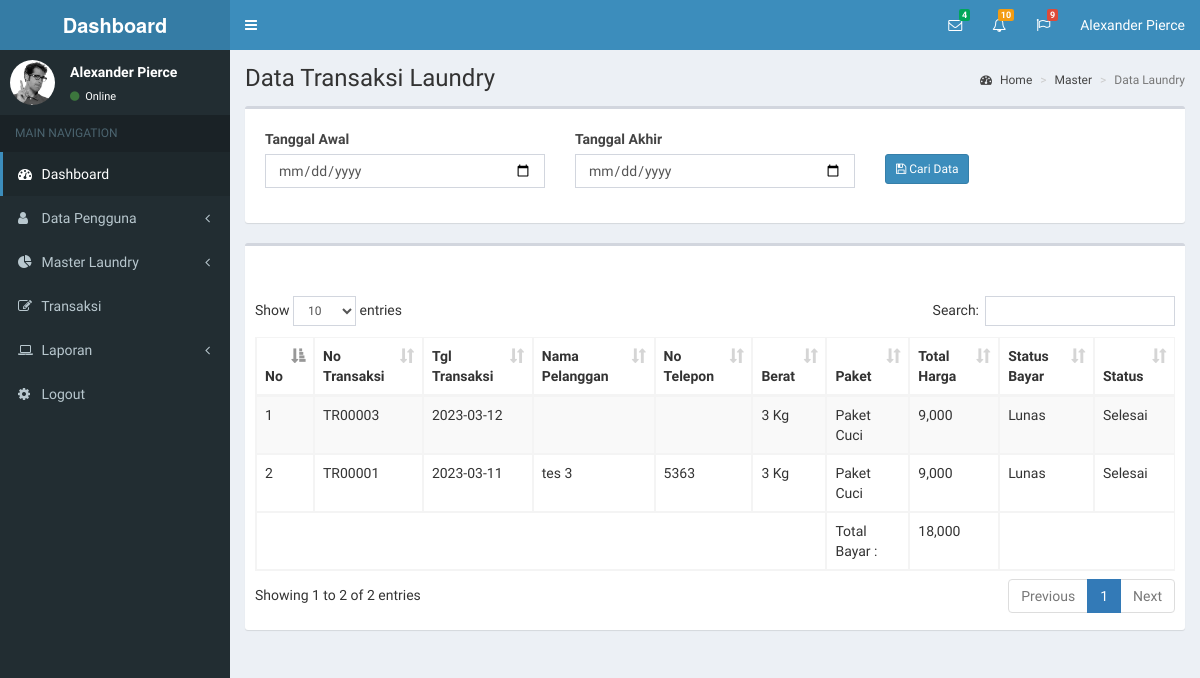
The page /laporanpembayaran on the database its author committed.
### tables this page shows
CREATE TABLE `tb_transaksi` (
  `id_transaksi` int(11) NOT NULL,
  `id_pelanggan` int(11) NOT NULL,
  `id_jenis_laundry` int(11) NOT NULL,
  `no_transaksi` varchar(10) NOT NULL,
  `harga_paket` int(7) NOT NULL,
  `berat_barang` int(3) NOT NULL,
  `total_harga` int(7) NOT NULL,
  `tgl_transaksi` date NOT NULL,
  `status_transaksi` varchar(25) NOT NULL,
  `status_bayar` varchar(25) NOT NULL,
  `catatan_pelanggan` text NOT NULL,
  `deleted` int(1) NOT NULL
);

CREATE TABLE `tb_jenis_laundry` (
  `id_jenis_laundry` int(11) NOT NULL,
  `nama_jenis_laundry` varchar(50) NOT NULL,
  `harga_jenis_laundry` varchar(6) NOT NULL,
  `deskripsi_jenis_laundry` text NOT NULL,
  `deleted` int(11) NOT NULL
);

CREATE TABLE `tb_pelanggan` (
  `id_pelanggan` int(11) NOT NULL,
  `nama_pelanggan` varchar(50) NOT NULL,
  `email_pelanggan` varchar(50) NOT NULL,
  `password_pelanggan` text NOT NULL,
  `no_telepon_pelanggan` varchar(13) NOT NULL,
  `alamat_pelanggan` text NOT NULL,
  `deleted` int(11) NOT NULL
);

### application/controllers/Dashboard_controller.php (called while the page is built, shortened)
<?php defined('BASEPATH')OR exit('No dirrect access allowed');
    class Dashboard_controller extends CI_Controller{
        public function __construct(){
            $this->load->model('Dashboard_model');
        }
        public function laporan_pembayaran(){
            $data['listtransaksi'] = $this->Dashboard_model->get_data_pembayaran_transaksi();
            $data['jumlahbayar'] = $this->Dashboard_model->get_data_jumlah_pembayaran_transaksi();
            $this->load->view('header/index-header-dashboard');
            $this->load->view('laporan/index-laporan-pembayaran',$data);
        }
    }
?>

### index.php (called while the page is built, shortened)
<?php
require_once BASEPATH.'core/CodeIgniter.php';

### application/models/Dashboard_model.php (called while the page is built, shortened)
<?php
    class Dashboard_model extends CI_Model{
        public function get_data_pembayaran_transaksi(){
            return $this->db->where('a.deleted',0)
                            ->where('a.status_bayar','Lunas')
                            ->select('a.*,b.*,c.*')
                            ->from('tb_transaksi a')
                            ->join('tb_pelanggan b','a.id_pelanggan = b.id_pelanggan','left')
                            ->join('tb_jenis_laundry c','a.id_jenis_laundry = c.id_jenis_laundry','left')
                            ->order_by('a.id_transaksi','DESC')
                            ->get()->result();
        }
        public function get_data_jumlah_pembayaran_transaksi(){
            return $this->db->where('a.deleted',0)
                            ->where('a.status_bayar','Lunas')
                            ->select('a.*,b.*,c.*,sum(a.total_harga) as total_pendapatan,sum(a.berat_barang) as total_berat_cuci')
                            ->from('tb_transaksi a')
                            ->join('tb_pelanggan b','a.id_pelanggan = b.id_pelanggan','left')
                            ->join('tb_jenis_laundry c','a.id_jenis_laundry = c.id_jenis_laundry','left')
                            ->order_by('a.id_transaksi','DESC')
                            ->get()->result();
        }
    }
?>

### application/views/laporan/index-laporan-pembayaran.php (the view, shortened to what this page needs)
<!DOCTYPE html>
<html>
  <head>
    <link rel="stylesheet" href="<?php echo base_url();?>assets/bootstrap/css/bootstrap.min.css">
    <link rel="stylesheet" href="https://maxcdn.bootstrapcdn.com/font-awesome/4.4.0/css/font-awesome.min.css">
    <link rel="stylesheet" href="https://code.ionicframework.com/ionicons/2.0.1/css/ionicons.min.css">
    <link rel="stylesheet" href="<?php echo base_url();?>assets/plugins/datatables/dataTables.bootstrap.css">
    <link rel="stylesheet" href="<?php echo base_url();?>assets/dist/css/AdminLTE.min.css">
    <link rel="stylesheet" href="<?php echo base_url();?>assets/dist/css/skins/_all-skins.min.css">
  </head>
  <body class="hold-transition skin-blue sidebar-mini">
    <div class="wrapper">
      <div class="content-wrapper">
        <section class="content-header">
          <h1>
            Data Transaksi Laundry
          </h1>
          <ol class="breadcrumb">
            <li><a href="#"><i class="fa fa-dashboard"></i> Home</a></li>
            <li><a href="#">Master</a></li>
            <li class="active">Data Laundry</li>
          </ol>
        </section>
        <section class="content">
          <div class="row">
            <div class="col-xs-12">
                <div class="box">
                    <div class="box-header">
                        <div class="box-body">
                            <form action="<?php echo base_url('carilaporanpembayaran');?>" method="POST">
                                <div class="row">
                                    <div class="col-md-4">
                                        <div class="form-group">
                                            <label>Tanggal Awal</label>
                                            <input type="date" name="tgl_awal" class="form-control" required>
                                        </div>
                                    </div>
                                    <div class="col-md-4">
                                        <div class="form-group">
                                            <label>Tanggal Akhir</label>
                                            <input type="date" name="tgl_akhir" class="form-control" required>
                                        </div>
                                    </div>
                                    <div class="col-md-4" style="padding-top:25px;!importan">
                                        <div class="form-group">
                                            <button type="submit"  class="btn btn-sm btn-primary"> <i class="fa fa-save"></i> Cari Data </button>
                                        </div>
                                    </div>
                                </div>
                            </form>
                        </div>
                    </div>
                </div>
            </div>
            <div class="col-xs-12">
              <div class="box">
                <div class="box-header">
                  <br>
                </div>
                <div class="box-body">
                  <table id="example1" class="table table-bordered table-striped">
                    <thead>
                      <tr>
                        <th width="10px">No</th>
                        <th>No Transaksi</th>
                        <th>Tgl Transaksi</th>
                        <th>Nama Pelanggan</th>
                        <th>No Telepon</th>
                        <th>Berat</th>
                        <th>Paket</th>
                        <th>Total Harga</th>
                        <th>Status Bayar</th>
                        <th>Status</th>
                      </tr>
                    </thead>
                    <tbody>
                      <?php
                        $no=1;
                        foreach($listtransaksi as $transaksi) {
                      ?>
                        <tr>
                          <td><?php echo $no++;?></td>
                          <td><?php echo $transaksi->no_transaksi;?></td>
                          <td><?php echo $transaksi->tgl_transaksi;?></td>
                          <td><?php echo $transaksi->nama_pelanggan;?></td>
                          <td><?php echo $transaksi->no_telepon_pelanggan;?></td>
                          <td><?php echo $transaksi->berat_barang;?> Kg</td>
                          <td><?php echo $transaksi->nama_jenis_laundry;?></td>
                          <td><?php echo number_format($transaksi->total_harga);?></td>
                          <td><?php echo $transaksi->status_bayar;?></td>
                          <td><?php echo $transaksi->status_transaksi;?></td>
                        </tr>
                        <?php } ?>
                    </tbody>
                    <tfoot>
                        <?php
                            foreach($jumlahbayar as $jumlah) {
                        ?>
                            <tr>
                                <td colspan="6"></td>
                                <td>Total Bayar :</td>
                                <td><?php echo number_format($jumlah->total_pendapatan);?></td>
                                <td colspan="2"></td>
                            </tr>
                        <?php } ?>
                    </tfoot>
                  </table>
                </div>
              </div>
            </div>
          </div>
        </section>
      </div>
    </div>
  </body>
</html>

### rows shown on the page
tb_transaksi: no_transaksi "TR00003", tgl_transaksi "2023-03-12", berat_barang "3", id_jenis_laundry.nama_jenis_laundry "Paket Cuci", total_harga "9,000", status_bayar "Lunas", status_transaksi "Selesai"
tb_transaksi: no_transaksi "TR00001", tgl_transaksi "2023-03-11", id_pelanggan.nama_pelanggan "tes 3", id_pelanggan.no_telepon_pelanggan "5363", berat_barang "3", id_jenis_laundry.nama_jenis_laundry "Paket Cuci", total_harga "9,000", status_bayar "Lunas", status_transaksi "Selesai", total_pendapatan "18,000"
